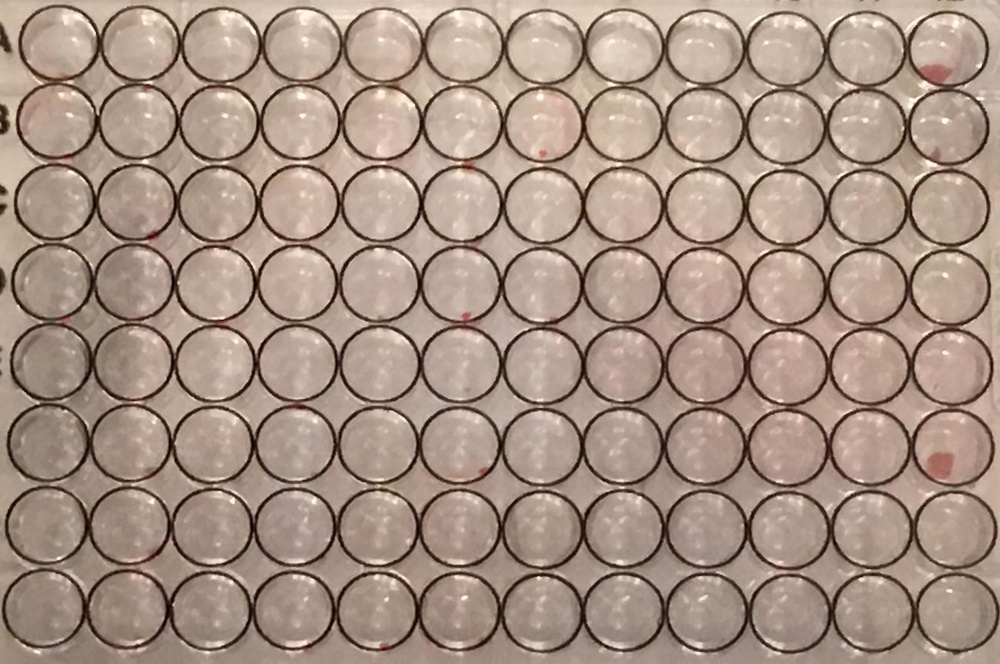
#> input picture 58109962-optimize-circle-detection/1.jpg, 1000 x 664 px, shrunk from 1300 x 863 before the run
$ python optimize_circle_detection.py   (older library calls are emulated)
#> lines starting #> are read from the running program, lines starting #| are printed output that depends on the picture; after the words box and inside, x2 and y2 are one past the last pixel; in counts of white or black regions, pixels touching at a corner belong together
import cv2
import numpy as np
from skimage.feature import peak_local_max
from skimage.morphology import watershed
from scipy import ndimage

# Load in image, convert to gray scale, and Otsu's threshold
image = cv2.imread('1.jpg')
#> image is the input picture: shape (664, 1000, 3); mean B, G, R 132.4, 146.5, 168
gray = cv2.cvtColor(image, cv2.COLOR_BGR2GRAY)
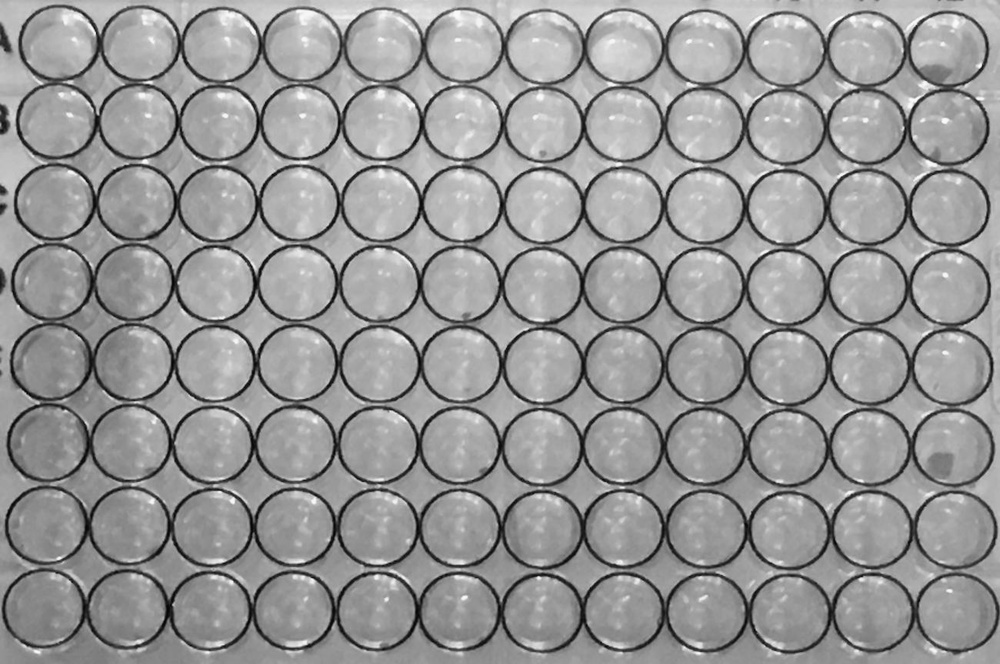
#> gray: shape (664, 1000); min 4, max 252, mean 151.3
thresh = cv2.threshold(gray, 0, 255, cv2.THRESH_BINARY_INV + cv2.THRESH_OTSU)[1]
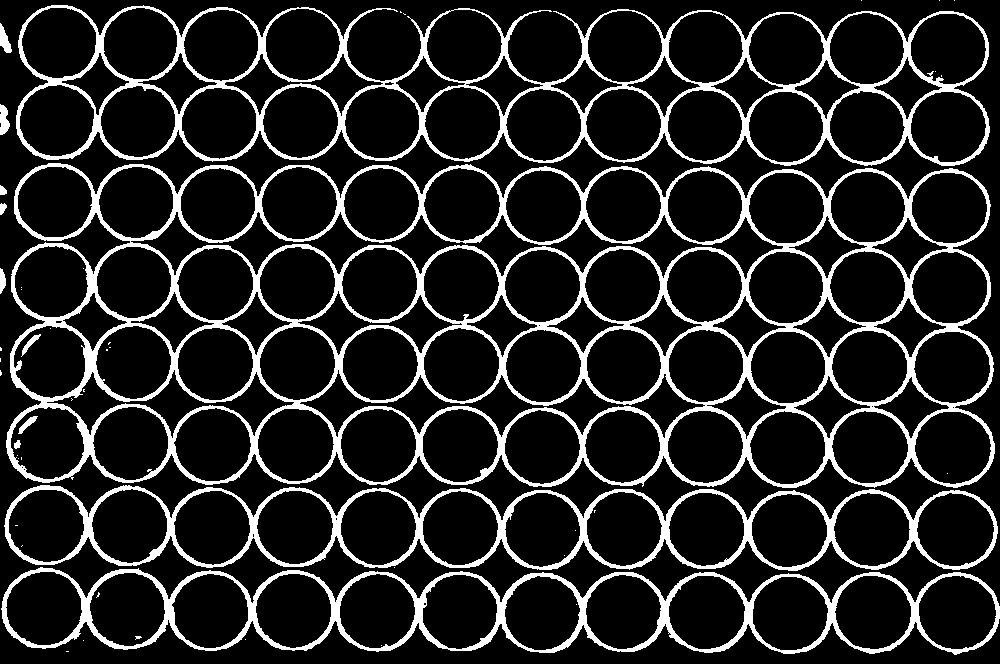
#> thresh: shape (664, 1000); 14.2% white; 48 white regions (36 under 20 px)

# Remove small noise by filtering using contour area
cnts = cv2.findContours(thresh, cv2.RETR_TREE, cv2.CHAIN_APPROX_SIMPLE)
#> cnts = 181 contours, 46 with area under 20; largest, box (x1, y1, x2, y2) and area: (6, 163, 995, 488) 290965, (16, 5, 990, 166) 123697, (1, 567, 1000, 655) 63580, (4, 485, 998, 571) 62627, (130, 211, 784, 280) 12076
cnts = cnts[0] if len(cnts) == 2 else cnts[1]

for c in cnts:
    if cv2.contourArea(c) < 1000:
        cv2.drawContours(thresh,[c], 0, (0,0,0), -1)
#> this loop made 181 passes
#> c on passes 1 to 3: [[66, 651], [68, 651]], [[83, 640]], [[245, 639]]
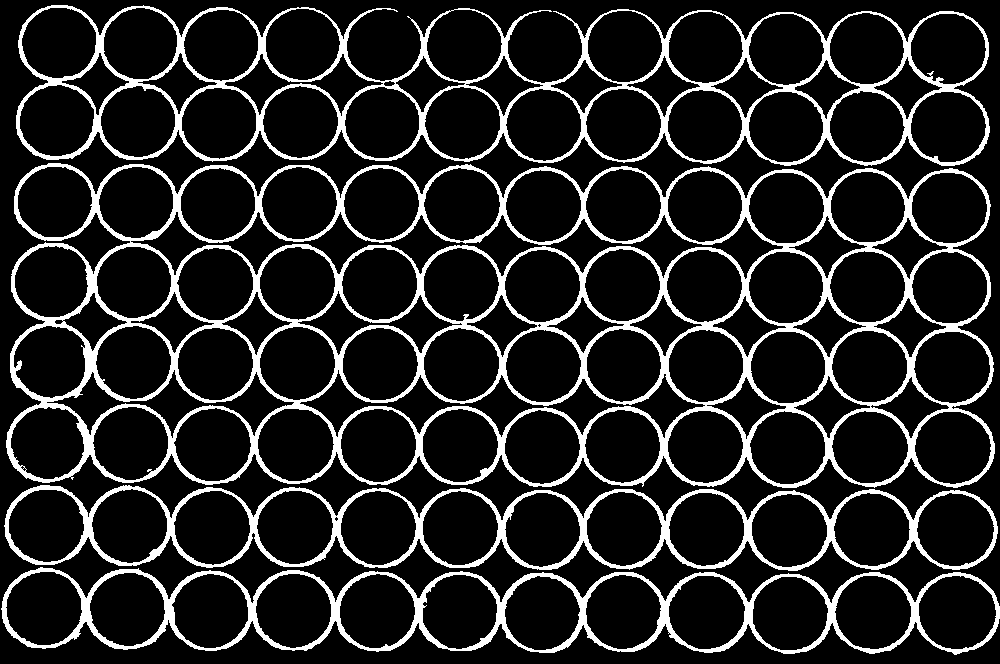
#> thresh: shape (664, 1000); 14% white; 4 white regions, box (x1, y1, x2, y2) and area: (6, 163, 995, 488) 46990, (16, 5, 990, 166) 20303, (1, 567, 1000, 655) 13272, (4, 485, 998, 571) 12639

cv2.imshow('thresh', thresh)
# Compute Euclidean distance from every binary pixel
# to the nearest zero pixel then find peaks
distance_map = ndimage.distance_transform_edt(thresh)
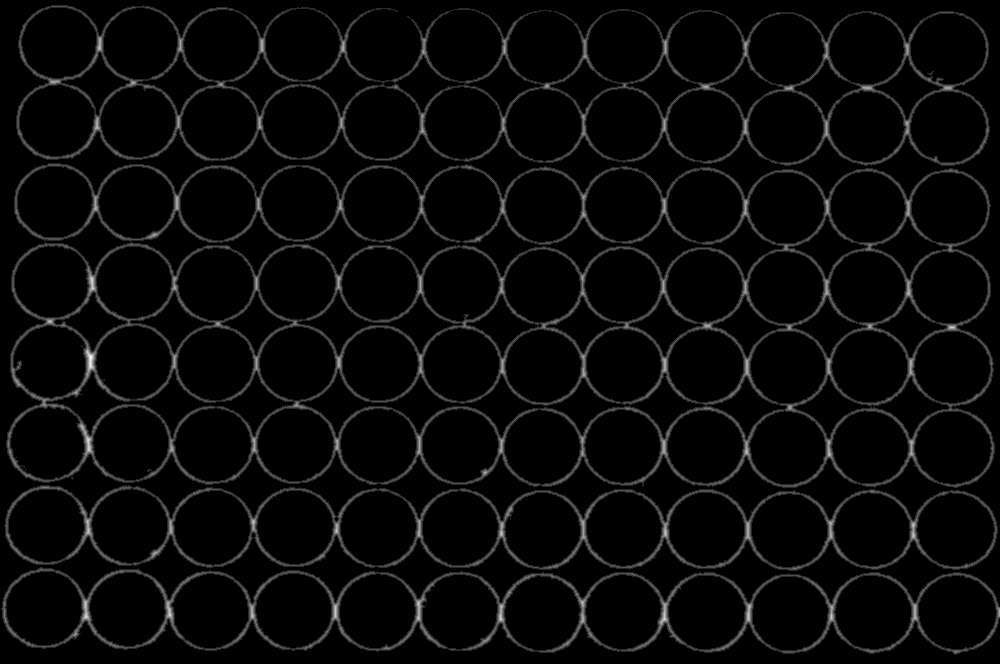
#> distance_map: shape (664, 1000) float64; min 0, max 6.32, mean 0.227; drawn with min black and max white
local_max = peak_local_max(distance_map, indices=False, min_distance=20, labels=thresh)
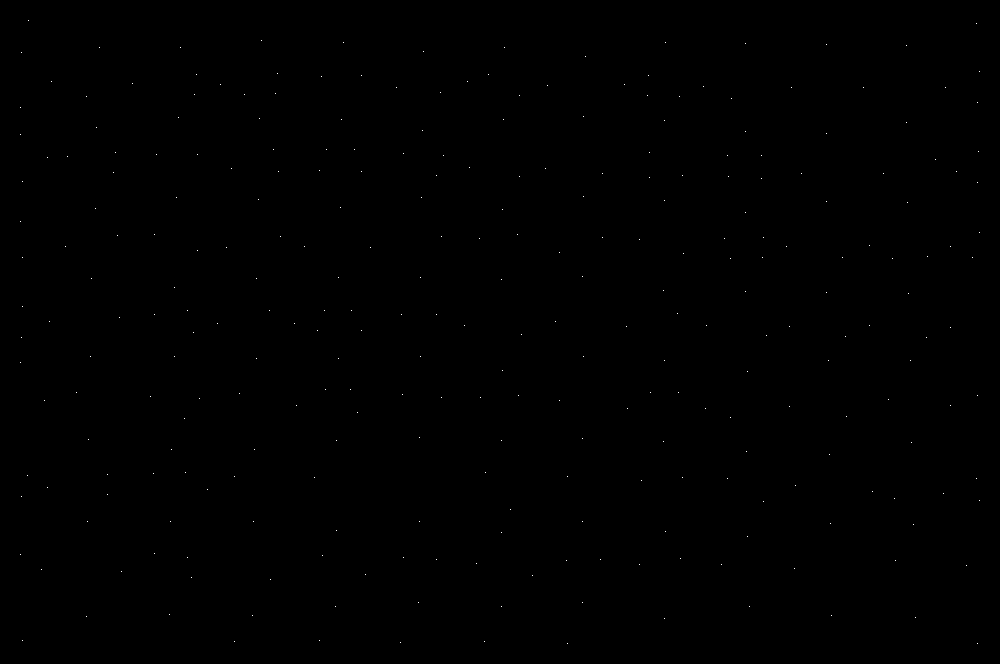
#> local_max: shape (664, 1000) bool; 0.04% white in thin lines or dots

# Perform connected component analysis then apply Watershed
markers = ndimage.label(local_max, structure=np.ones((3, 3)))[0]
#> markers: shape (664, 1000) int32; 290 distinct labels, from 0 to 289
labels = watershed(-distance_map, markers, mask=thresh)
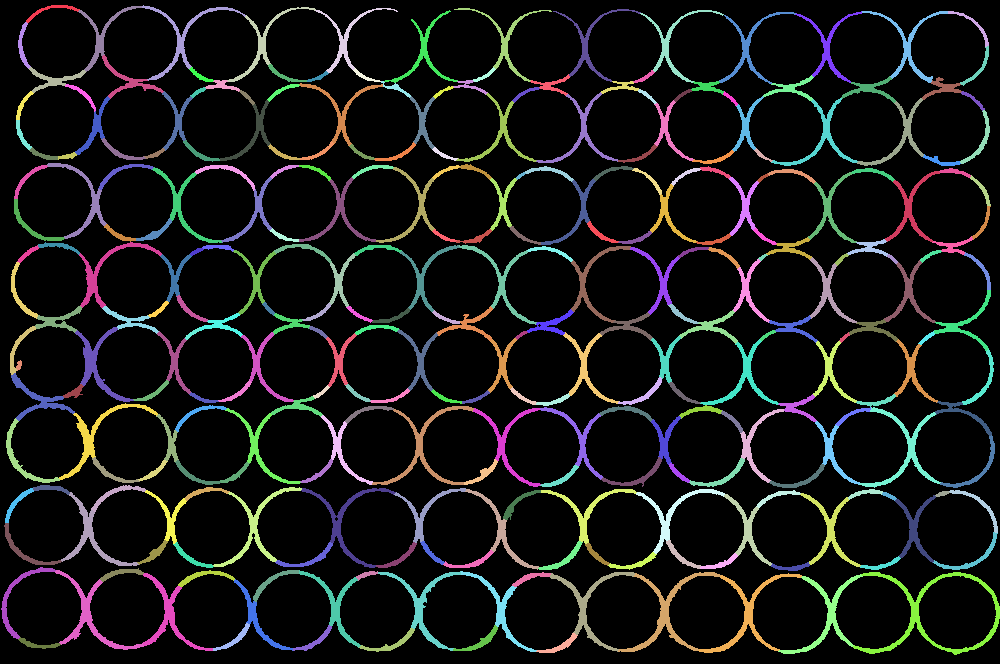
#> labels: shape (664, 1000) int32; 290 distinct labels, from 0 to 289; one colour per label, 0 black

# Iterate through unique labels
for label in np.unique(labels):
    if label == 0:
        continue

    # Create a mask
    mask = np.zeros(gray.shape, dtype="uint8")
    mask[labels == label] = 255

    # Find contours and determine contour area
    cnts = cv2.findContours(mask.copy(), cv2.RETR_EXTERNAL, cv2.CHAIN_APPROX_SIMPLE)
    cnts = cnts[0] if len(cnts) == 2 else cnts[1]
    c = max(cnts, key=cv2.contourArea)
    cv2.drawContours(image, [c], -1, (36,255,12), -1)
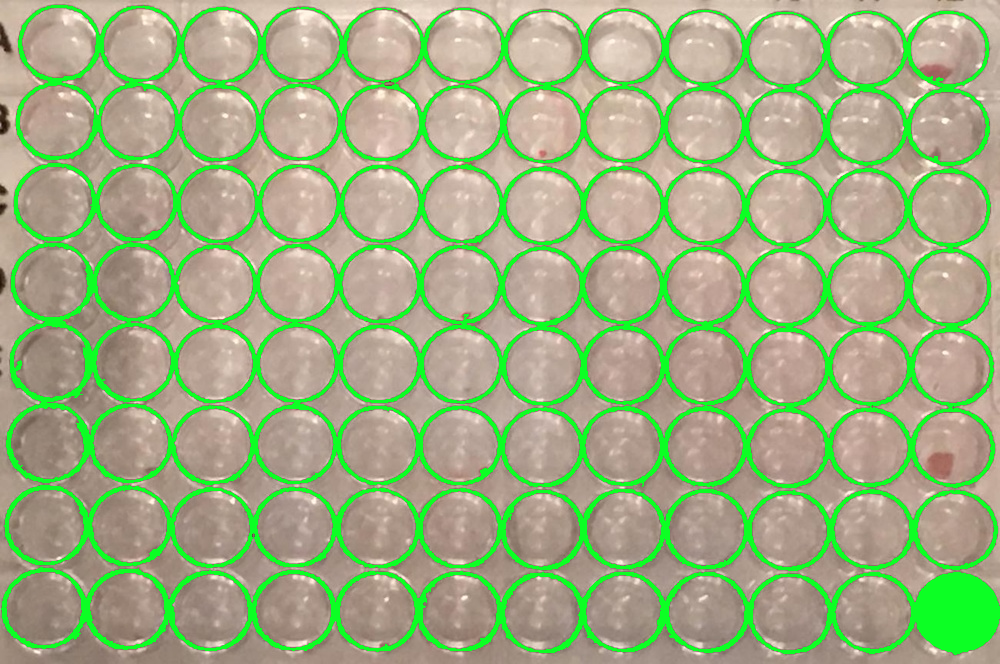
#> image: shape (664, 1000, 3); 14.7% of pixels changed, all inside (x1, y1, x2, y2) = (1, 5, 1000, 655)
#> mask: shape (664, 1000); 0% white in thin lines or dots, all inside (x1, y1, x2, y2) = (977, 643, 978, 644)

cv2.imshow('image', image)
cv2.waitKey()
